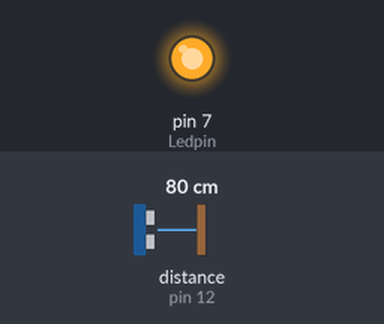
A sketch run on a simulated Arduino Uno, built with avr-gcc and run on an emulated ATmega328P. Parts: output pins drawn as LEDs (lit = HIGH). Wiring (inferred from the names in the program): ultrasonic range finder: trigger pin 11; echo pin 12. The inputs (shaded band) are chosen by the test bench; at power-on: distance to the obstacle (sensor on pin 12) 80 cm. The echo pulse lasts 58.3 µs per cm; pins used as bus, display or sensor lines are not drawn; what the sketch prints to the serial monitor is not drawn.

Above: at 1.2 s.
1.3 s: distance to the obstacle (sensor on pin 12) set to 28 cm
2.8 s: distance to the obstacle (sensor on pin 12) set to 22 cm
At 3.9 s:
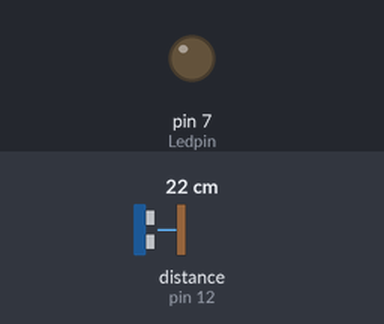
4.3 s: distance to the obstacle (sensor on pin 12) set to 35 cm
At 4.7 s:
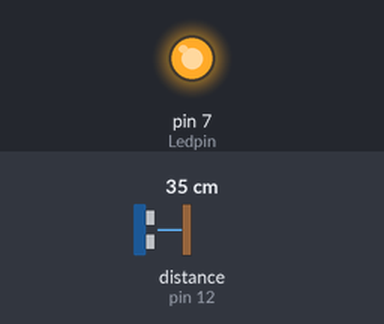
Timing chart, 0 to 7.3 s (numbered marks = the images above; inputs shaded):
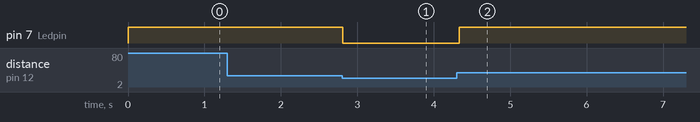

Measured:
- the behaviour switches between 26 and 25 cm on distance to the obstacle (sensor on pin 12) (found by bisection; images 0 and 1)
- after the input at 1.3 s, every drawn part: stays the same
- after the input at 2.8 s, pin 7 (Ledpin): HIGH → LOW at once
- after the input at 4.3 s, pin 7 (Ledpin): LOW → HIGH at once

The sketch:

Halloween.ino
```cpp
const int trigPin = 11;
float distance = 0;
const int echoPin = 12;
const int Ledpin = 7;

void setup() {
  Serial.begin (9600);
  pinMode(Ledpin, OUTPUT);
  pinMode(echoPin, INPUT);
  pinMode(trigPin, OUTPUT);
  // put your setup code here, to run once:

}
void loop() {

  distance = getDistance();   //variable to store the distance measured by the sensor

  Serial.print(distance);
  if(distance <= 10){
    digitalWrite(Ledpin, LOW);
    Serial.println("the distance is less than 10");

    }
    else{

      digitalWrite(Ledpin, HIGH);
    }
  // put your main code here, to run repeatedly:

}


float getDistance()
{
  float echoTime;                   //variable to store the time it takes for a ping to bounce off an object
  float calcualtedDistance;         //variable to store the distance calculated from the echo time

  //send out an ultrasonic pulse that's 10ms long
  digitalWrite(trigPin, HIGH);
  delayMicroseconds(10);
  digitalWrite(trigPin, LOW);

  echoTime = pulseIn(echoPin, HIGH);      //use the pulsein command to see how long it takes for the
                                          //pulse to bounce back to the sensor

  calcualtedDistance = echoTime / 148.0;  //calculate the distance of the object that reflected the pulse (half the bounce time multiplied by the speed of sound)

  return calcualtedDistance;              //send back the distance that was calculated
}
```
